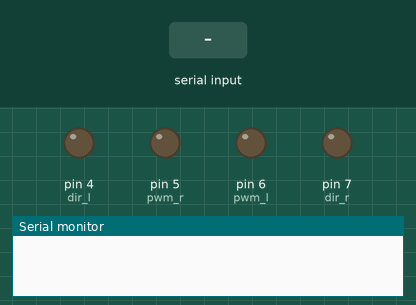
Recording of a sketch running on a simulated Arduino Uno, built with avr-gcc and run on an emulated ATmega328P. Shown: output pins drawn as LEDs (lit = HIGH), the last lines printed to the serial monitor. The test bench sets the inputs (shaded band).

Above: at 1.2 s.
1.3 s: "1" received over the second serial link
At 2.4 s:
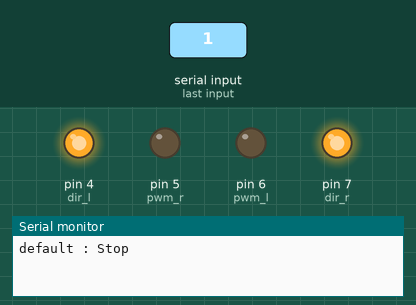
Timing chart, 0 to 4.3 s (numbered marks = the images above; inputs shaded):
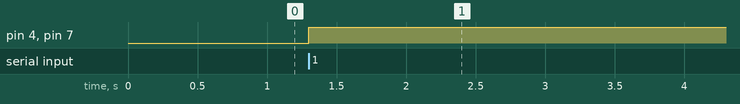

The sketch:

bth_movement.ino
```cpp
#include <SoftwareSerial.h>
int RX = 3;
int TX = 2;
SoftwareSerial mySerial(RX, TX);
int dir_l = 4;
int dir_r = 7;
int pwm_l = 6;
int pwm_r = 5;

void setup() {
  // put your setup code here, to run once:  Keyboard.begin();
  pinMode(dir_l, OUTPUT);
  pinMode(dir_r, OUTPUT);
  pinMode(pwm_l, OUTPUT);
  pinMode(pwm_r, OUTPUT);
  Serial.begin(9600);
  mySerial.begin(9600);
}

char buf;
char mybuf;

int vel = 0;

void loop() {
  // put your main code here, to run repeatedly:
/*  if (Serial.available()) {
    buf = Serial.read();
    //전진
    switch (buf)
    {
      //전진
      case 'U':
      case 'u':
      //후진
      case 'D':
      case 'd':
      //좌회전
      case 'L':
      case 'l':
      //우회전
      case 'R':
      case 'r':
      //좌전진
      case 'B':
      case 'b':
      //우전진
      case 'E':
      case 'e':
      //가속(밀기)
      case 'F':
      case 'f':
        //실행부분
        Serial.println(buf);
        mySerial.write(buf);
        break;
      default:
        mySerial.write(buf);
        break;
    }
  }*/
  if (mySerial.available()) {
    mybuf = mySerial.read();
    //전진
    if ('U' == mybuf)
    {
      Serial.println("U : Start normal forward");
      vel = 100;
      moving(HIGH, HIGH, vel, vel);

      //Serial.println("vel = " + vel);
    }
    else if ('u' == mybuf)
    {
      Serial.println("u : Stop forward");
      vel = 0;
      moving(HIGH, HIGH, vel, vel);
      Serial.println("");
    }
    //후진
    else if ('D' == mybuf)
    {
      Serial.println("D : Start normal Backward");
      vel = 100;
      moving(LOW, LOW, vel, vel);
    }
    else if ('d' == mybuf)
    {
      Serial.println("d : Stop Backward");
      vel = 0;
      moving(LOW, LOW, vel, vel);
      Serial.println("");
    }
    //좌회전
    else if ('L' == mybuf)
    {
      Serial.println("L : Start Left Spin");
      moving(HIGH, HIGH, 0, 200);
    }
    else if ('l' == mybuf)
    {
      Serial.println("l : Stop Left Spin");
      moving(HIGH, HIGH, 0, 0);
      Serial.println("");
    }
    //우회전
    else if ('R' == mybuf)
    {
      Serial.println("R : Start Right Spin");
      moving(HIGH, HIGH, 200, 0);
    }
    else if ('r' == mybuf)
    {
      Serial.println("r : Stop Right Spin");
      moving(HIGH, HIGH, 0, 0);
      Serial.println("");
    }
    //좌전진
    else if ('B' == mybuf)
    {
      Serial.println("B: Start Turn LEFT");
      moving(HIGH, HIGH, 100, 200);
    }
    else if ('b' == mybuf)
    {
      Serial.println("b : Stop Turn LEFT");
      moving(HIGH, HIGH, 0, 0);
      Serial.println("");
    }
    //우전진
    else if ('E' == mybuf)
    {
      Serial.println("E : Start Turn RIGHT");
      moving(HIGH, HIGH, 200, 100);
    }
    else if ('e' == mybuf)
    {
      Serial.println("e : Stop Turn RIGHT");
      moving(HIGH, HIGH, 0, 0);
      Serial.println("");
    }
    //밀기
    else if ('F' == mybuf)
    {
      Serial.println("F : start add velocity");
      vel += 50;
      //Serial.println("vel = " + vel);
      moving(HIGH, HIGH, vel, vel);
    }
    else if ('f' == mybuf)
    {
      Serial.println("f : Stop add velocity");
      moving(HIGH, HIGH, 0, 0);
      Serial.println("");
    }
    else
    {
      moving(HIGH, HIGH, 0, 0);
      Serial.println("default : Stop");
      Serial.println("");
    }
  }
}

void moving(int dirl, int dirr, int pwml, int pwmr)
{
  digitalWrite(dir_l, dirl);
  digitalWrite(dir_r, dirr);
  analogWrite(pwm_l, pwml);
  analogWrite(pwm_r, pwmr);
}
```

Measured:
- after the input at 1.3 s, pin 4 (dir_l), pin 7 (dir_r): LOW → HIGH at once
